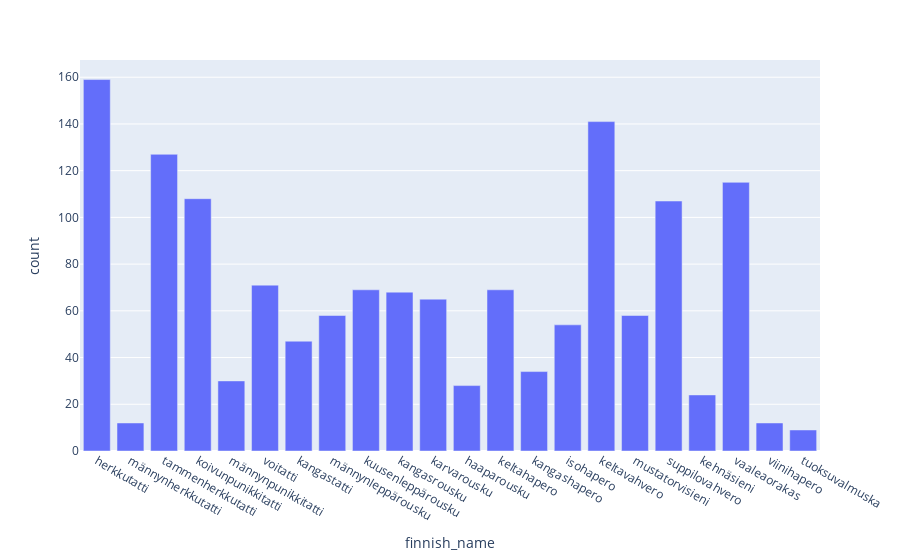

This figure's notebook cell:
### Markdown cell above
Plot bar graph for non-missing species

### Code cell
df_plot_train_evira = df_train_evira_classes.dropna()
px.bar(df_plot_train_evira, x="finnish_name", y="count")

### Figure 1 — Plotly figure (JSON) as saved in the notebook; plotly's stock layout.template omitted (floating-point values rounded to 4 significant figures)
{"data": [{"alignmentgroup": "True", "hovertemplate": "finnish_name=%{x}<br>count=%{y}<extra></extra>", "legendgroup": "", "marker": {"color": "#636efa", "pattern": {"shape": ""}}, "name": "", "offsetgroup": "", "orientation": "v", "showlegend": false, "textposition": "auto", "type": "bar", "x": ["herkkutatti", "männynherkkutatti", "tammenherkkutatti", "koivunpunikkitatti", "männynpunikkitatti", "voitatti", "kangastatti", "männynleppärousku", "kuusenleppärousku", "kangasrousku", "karvarousku", "haaparousku", "keltahapero", "kangashapero", "isohapero", "keltavahvero", "mustatorvisieni", "suppilovahvero", "kehnäsieni", "vaaleaorakas", "viinihapero", "tuoksuvalmuska"], "xaxis": "x", "y": [159, 12, 127, 108, 30, 71, 47, 58, 69, 68, 65, 28, 69, 34, 54, 141, 58, 107, 24, 115, 12, 9], "yaxis": "y"}], "layout": {"autosize": true, "barmode": "relative", "legend": {"tracegroupgap": 0}, "margin": {"t": 60}, "xaxis": {"anchor": "y", "autorange": true, "domain": [0, 1], "range": [-0.5, 21.5], "title": {"text": "finnish_name"}, "type": "category"}, "yaxis": {"anchor": "x", "autorange": true, "domain": [0, 1], "range": [0, 167.4], "title": {"text": "count"}, "type": "linear"}}}
